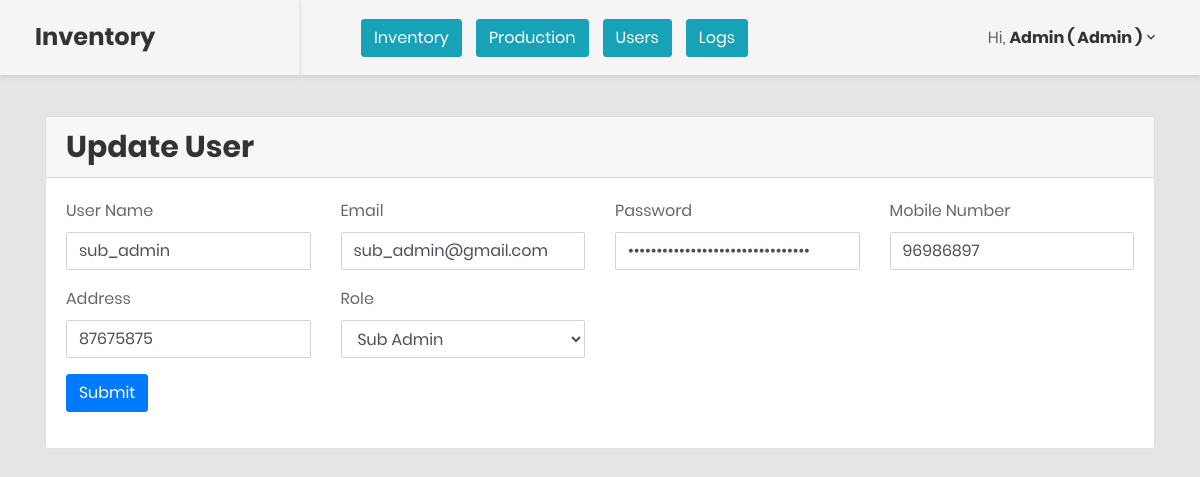
Page /users/user-edit?id=3 (signed in) on the committed database.
### tables this page shows
CREATE TABLE `users` (
  `id` int(11) NOT NULL,
  `name` varchar(255) NOT NULL,
  `email` varchar(255) NOT NULL,
  `password` varchar(255) NOT NULL,
  `mobile_number` varchar(255) NOT NULL,
  `address` varchar(255) NOT NULL,
  `role` varchar(255) NOT NULL
);

### helper/functions.php (called while the page is built, shortened)
<?php
require_once('../config/conn.php');
function select($t,$wh=[]){
	global $conn;
	$q1 = where($wh);
	$select="SELECT * FROM $t $q1";
	$result=mysqli_query($conn,$select);
	$data=[];
	while ($row=mysqli_fetch_assoc($result)) {
		$data[]=$row;
	}
	return ($data);
}
function where($wh){
	$q=['WHERE 1 '];
	if(!empty($wh)){
		foreach ($wh as $col => $value) {
			$q[]=$col .'='.$value;
		}
	}
	$q1=implode(' AND ', $q);
	return $q1;
}
?>

### users/user-edit.php (the view, shortened to what this page needs)
<?php
require_once('../navbar/list.php');
	?>
	<?php
$where = ['id' => $_GET['id']];
$row = select('users', $where);
$row = $row[0];
?>
<div class="card-header">
	<h2>Update User</h2>
</div>
<div class="card-body">
	<form action="../users/user-update" method="POST">
		<div class="row">
			<div class="form-group col-md-3">
				<label>User Name</label>
				<input type="text" required class="form-control" value="<?= $row['name'] ?>" name="user_name" placeholder="User Name">
			</div>
			<div class="form-group col-md-3">
				<label>Email</label>
				<input type="email" required class="form-control" value="<?= $row['email'] ?>" name="email" placeholder="Email">
			</div>
			<div class="form-group col-md-3">
				<label>Password</label>
				<input type="password" required class="form-control" value="<?= $row['password'] ?>" name="password" placeholder="Password">
			</div>
			<div class="form-group col-md-3">
				<label>Mobile Number</label>
				<input type="text" class="form-control" value="<?= $row['mobile_number'] ?>" onkeypress="return IsNumeric(event);" name="mobile_number" placeholder="Mobile Number">
			</div>
			<div class="form-group col-md-3">
				<label>Address</label>
				<input type="text" class="form-control" value="<?= $row['address'] ?>" name="address" placeholder="Address">
			</div>
			<?php if ($_SESSION['role'] == 'admin'){ ?>
				<div class="form-group col-md-3">
					<label>Role</label>
					<select class="form-control" name="role">
						<?php if ($row['role'] == 'sub_admin'){ ?>
							<option value="sub_admin" selected>Sub Admin</option>
						<?php }else{ ?>
							<option value="employee" selected>Employee</option>
							<option value="sub_admin">Sub Admin</option>
						<?php } ?>
					</select>
				</div>
			<?php } else { ?>
				<input type="hidden" name="role" value="<?= $row['role'] ?>">
			<?php } ?>
		</div>
		<div class="form-group">
			<button type="submit" value="true" name="update-user" class="btn btn-primary">Submit</button>
		</div>
	</form>
</div>
<?php
require_once('../include/index-end.php');
?>

### rows in the picture
users: user_name "sub_admin", email "sub_admin@gmail.com", mobile_number "96986897", address "87675875", role "Sub Admin"

### other values in the picture
$_SESSION['user_name'] "Admin"
$_SESSION['role'] "Admin"
